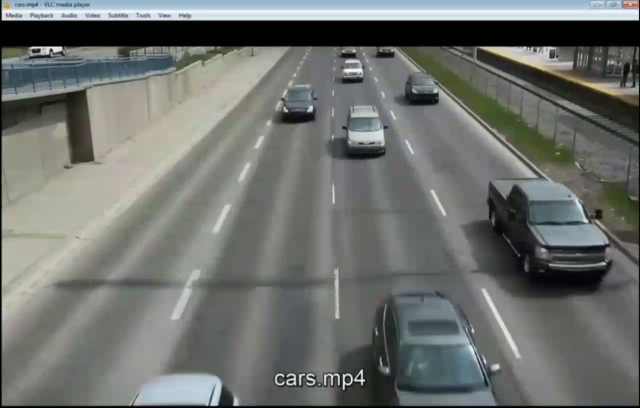
#> input picture frame 7 of videos/vehicles2s.mp4, 1280 x 816 px, given in place of crop1.mp4, which was not available (shown at 1/2 size)
$ python imgProcess.py
#> lines starting #> are read from the running program, lines starting #| are printed output that depends on the picture; after the words box and inside, x2 and y2 are one past the last pixel; in counts of white or black regions, pixels touching at a corner belong together; pictures that were not available may be replaced by others from this repository, and a replacement may not be noted
import cv2
import numpy as np
from datetime import datetime
import csv
import pandas as pd
import time
import random

def generateDay():
    day=['Sunday','Monday','Tuesday']
    random_day = random.choice(day)
    return random_day

def csvToExcel(file1):
    df_new = pd.read_csv(file1)
    GFG = pd.ExcelWriter('vehiclesCount.xlsx')
    df_new.to_excel(GFG, index = False)
    GFG.save()
    print(" csv to excel converted")

def intensity(n):
    if n<2:
        return 1
    elif n<=4:
        return 2
    else:
        return 3


def feedDataset(data):
    header = ['Date', 'Time','Day', 'Count','Intensity']
    with open('vehiclesCount.csv', 'w', encoding='UTF8', newline='') as f:
        #writer = csv.writer(f)
        #writer.writerow(header)
        #writer.writerows(data)
        print("updated")


min_contour_width=40  #40
min_contour_height=40  #40
offset=3      #10
line_height=250#550
matches =[]
cnt=0
def get_centroid(x, y, w, h):
    x1 = int(w / 2)
    y1 = int(h / 2)

    cx = x + x1
    cy = y + y1
    return cx,cy

#cap = cv2.VideoCapture(0)
#cap = cv2.VideoCapture('vehicles1.mp4')
cap = cv2.VideoCapture('videos/crop1.mp4')


#cap.set(3,1920)
#cap.set(4,1080)

if cap.isOpened():
    ret,frame1 = cap.read()
#> frame1 is the input picture: shape (816, 1280, 3); mean B, G, R 109.6, 112.8, 109.7
else:
    ret = False
ret,frame1 = cap.read()
ret,frame2 = cap.read()
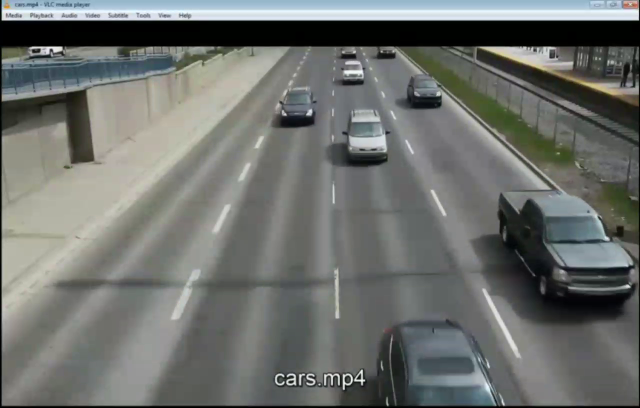
#> input picture frame 9 of videos/vehicles2s.mp4, 1280 x 816 px, given in place of crop1.mp4, which was not available (shown at 1/2 size)
#> frame2 is the input picture: shape (816, 1280, 3); mean B, G, R 108.5, 111.9, 108.9
tempList=[]
totalList=[]
atZero = datetime.now()
cd = atZero.strftime("%m/%d/%Y")
ct = atZero.strftime("%H:%M:%S")
rd=generateDay()
tempList.append(cd)
tempList.append(ct)
tempList.append(rd)
tempList.append(cnt)
i=intensity(cnt)
tempList.append(i)
totalList.append(tempList)
cars=0
cc=0
#cv2.imwrite(r"C:\Users\Shamanth kumar HP\Desktop\WebD\testing\videos\\" , frame1)
while ret:

    #time.sleep(0.1)
    d = cv2.absdiff(frame1,frame2)
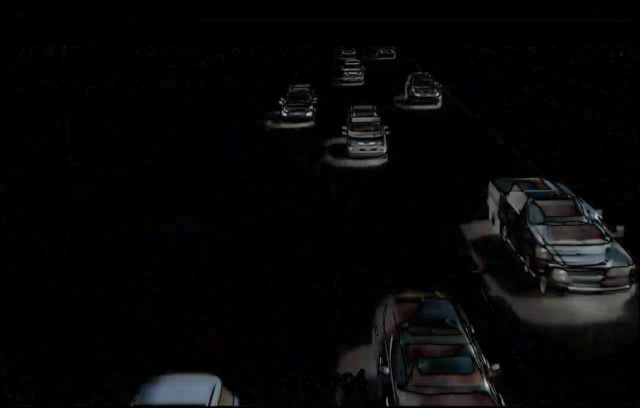
#> d: shape (816, 1280, 3) (shown at 1/2 size); mean B, G, R 7.3, 7.1, 7
    grey = cv2.cvtColor(d,cv2.COLOR_BGR2GRAY)
    #cv2.imshow('ori',grey)
    #blur = cv2.GaussianBlur(grey,(5,5),0)
    blur = cv2.GaussianBlur(grey,(5,5),0)
    #ret , th = cv2.threshold(blur,20,255,cv2.THRESH_BINARY)
    ret , th = cv2.threshold(blur,20,255,cv2.THRESH_BINARY)
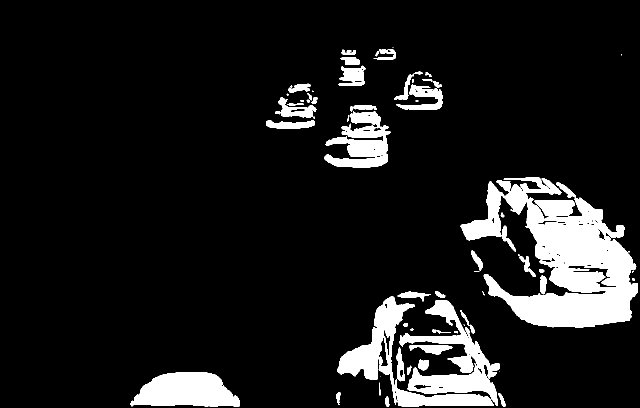
#> th: shape (816, 1280) (shown at 1/2 size); 10.7% white; 69 white regions (15 under 20 px), largest, box (x1, y1, x2, y2) and area: (921, 354, 1276, 656) 49030, (674, 592, 988, 813) 13842, (799, 600, 1000, 812) 13013
    dilated = cv2.dilate(th,np.ones((3,3)))
#> dilated: shape (816, 1280); 12.2% white; 41 white regions (4 under 20 px), largest, box (x1, y1, x2, y2) and area: (920, 353, 1277, 657) 56953, (673, 591, 1001, 814) 31983, (259, 744, 480, 815) 11736
    kernel = cv2.getStructuringElement(cv2.MORPH_ELLIPSE, (2, 2))

        # Fill any small holes
    closing = cv2.morphologyEx(dilated, cv2.MORPH_CLOSE, kernel)
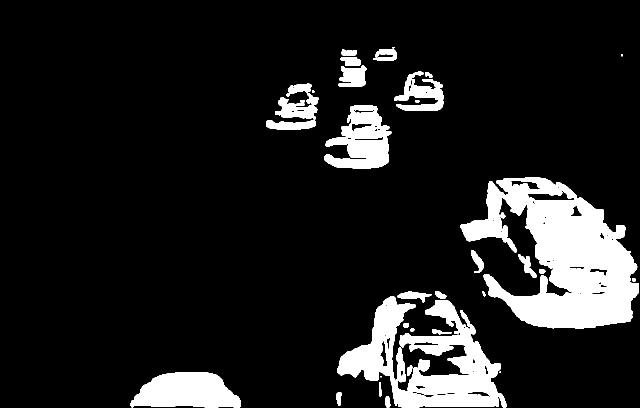
#> closing: shape (816, 1280) (shown at 1/2 size); 12.3% white; 33 white regions (4 under 20 px)
    contours,h = cv2.findContours(closing,cv2.RETR_TREE,cv2.CHAIN_APPROX_SIMPLE)
#> contours = 86 contours, 29 with area under 20; largest, box (x1, y1, x2, y2) and area: (921, 354, 1278, 658) 58603, (674, 592, 1014, 815) 34298, (260, 745, 481, 816) 11522, (649, 210, 783, 338) 10424, (789, 143, 887, 222) 3575; h = 86 rows, first 6: [1, -1, -1, -1], [2, 0, -1, -1], [3, 1, -1, -1], [4, 2, -1, -1], [5, 3, -1, -1], [6, 4, -1, -1]
    for(i,c) in enumerate(contours):
        (x,y,w,h) = cv2.boundingRect(c)
        contour_valid = (w >= min_contour_width) and (h >= min_contour_height)
        #cv2.imshow('ori',frame1)
        if not contour_valid:
            continue
        cv2.rectangle(frame1,(x-10,y-10),(x+w+10,y+h+10),(255,0,0),2)

        cv2.line(frame1, (0, line_height), (500, line_height), (0,255,0), 2)
        centroid = get_centroid(x, y, w, h)
        matches.append(centroid)
        cv2.circle(frame1,centroid, 5, (0,255,0), -1)
        cx,cy= get_centroid(x, y, w, h)


        for (x,y) in matches:

            if y<(line_height+offset) and y>(line_height-offset) :
                # [5 lines of commented-out code are left out]

                matches.remove((x,y))

                n = datetime.now()
                cdd = n.strftime("%m/%d/%Y")
                ctt = n.strftime("%H:%M:%S")
                rd=generateDay()
                cnt=cnt+1

                if totalList[-1][1]==ctt:
                    cars=cars+1
                    continue
                temp=[]
                temp.append(cdd)
                temp.append(ctt)
                temp.append(rd)
                temp.append(cars)
                i=intensity(cars)
                temp.append(i)
                #print(cars)
                cc=cc+cars
                cars=1
                #time.sleep(0.5)
                #print(temp)
                totalList.append(temp)
#> this loop made 86 passes
#> (w, h, contour_valid) on passes 1, 2, 3, 4, 6, 7, 8, 9, 10, 12, 13, 14: (10, 23, False), (10, 28, False), (5, 28, False), (3, 3, False), (3, 3, False), (11, 21, False), (39, 11, False), (9, 7, False), (11, 10, False), (4, 4, False), (157, 13, False), (4, 4, False)
#> (w, h, contour_valid, cx) on passes 5, 11, 34: (221, 71, True, 370), (340, 223, True, 844), (357, 304, True, 1099)
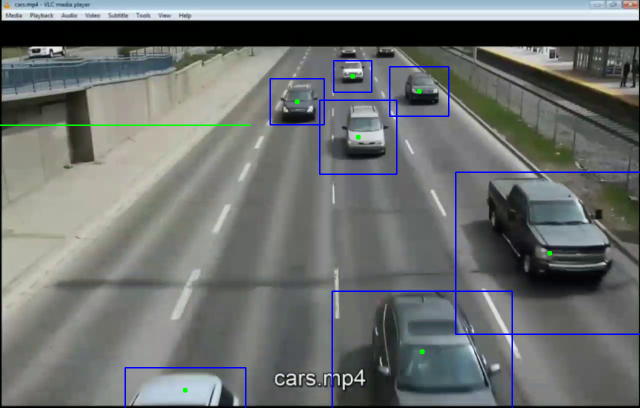
#> frame1: shape (816, 1280, 3) (shown at 1/2 size); mean B, G, R 110.9, 111.7, 108
#> after the loop, cc = 0; cnt = 0; matches = [(370, 780), (844, 703), (1099, 506), (716, 274), (594, 203), (838, 182), (705, 152)]; totalList = [['11/20/2026', '17:22:05', 'Monday', 0, 1]]


    cv2.putText(frame1, "Total Cars Detected: " + str(cnt), (10, 90), cv2.FONT_HERSHEY_SIMPLEX, 1,(0, 170, 0), 2)
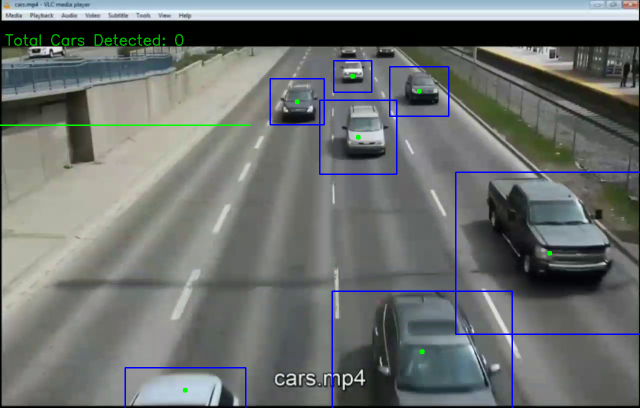
#> frame1: shape (816, 1280, 3) (shown at 1/2 size); 0.22% of pixels changed, all inside (x1, y1, x2, y2) = (10, 68, 367, 92)
    #cv2.drawContours(frame1,contours,-1,(0,0,255),2)

    cv2.imshow("Original" , frame1)
    #cv2.imshow("Difference" , th)
    if cv2.waitKey(1) == 13:
#> (key Esc is pressed here)
        break
    frame1 = frame2
    ret , frame2 = cap.read()
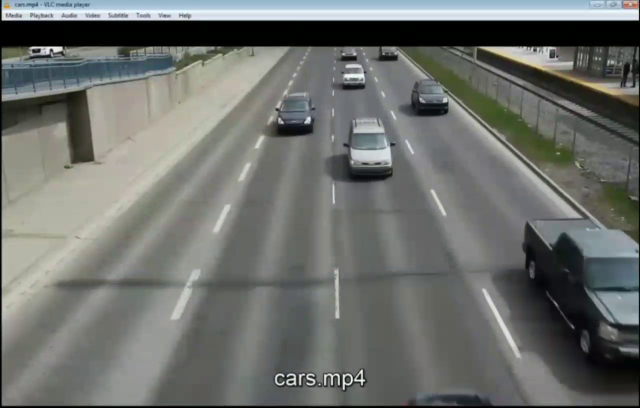
#> input picture frame 10 of videos/vehicles2s.mp4, 1280 x 816 px, given in place of crop1.mp4, which was not available (shown at 1/2 size)
#> frame2 is the input picture: shape (816, 1280, 3); mean B, G, R 108.1, 111.6, 109
    #time.sleep(1)
print("total",cnt)
#| total 0

#veh count in last second
temp=[]
nlast = datetime.now()
dlast = nlast.strftime("%m/%d/%Y")
tlast = nlast.strftime("%H:%M:%S")
rd=generateDay()
temp.append(dlast)
temp.append(tlast)
temp.append(rd)
temp.append(cnt-cc)
i=intensity(cnt-cc)
#> i = 1
temp.append(i)
totalList.append(temp)

print(totalList)
#| [['11/20/2026', '17:22:05', 'Monday', 0, 1], ['11/20/2026', '17:22:06', 'Monday', 0, 1]]
#csv
feedDataset(totalList)

csvToExcel('vehiclesCount.csv')
#> (the run stopped early here; a loop or call above may not have finished)

$ run again, starting later in the video
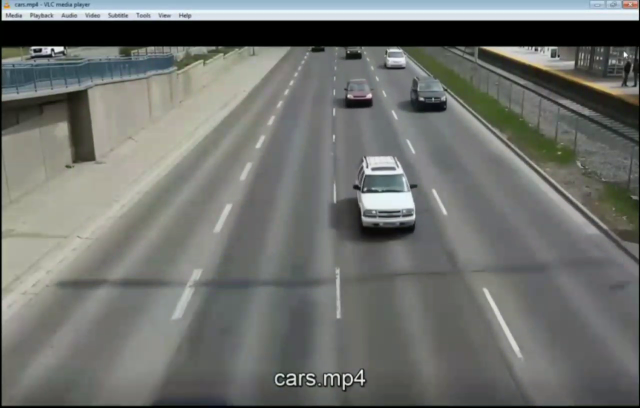
#> input picture frame 35 of videos/vehicles2s.mp4, 1280 x 816 px, given in place of crop1.mp4, which was not available (shown at 1/2 size)
#> frame1 is the input picture: shape (816, 1280, 3); mean B, G, R 109.5, 113.2, 110.8
#> `ret , th = cv2.threshold(blur,20,255,cv2.THRESH_BINARY)`:
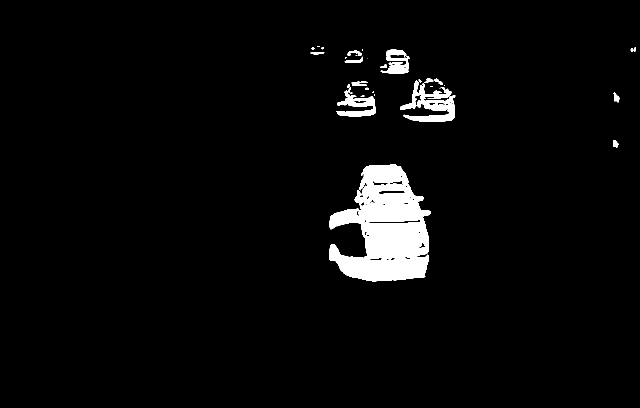
#> th: shape (816, 1280) (shown at 1/2 size); 3.7% white; 34 white regions (12 under 20 px), largest, box (x1, y1, x2, y2) and area: (659, 329, 861, 563) 29666, (800, 161, 911, 244) 3930, (672, 181, 752, 233) 1894
#> dilated: shape (816, 1280); 4.2% white; 19 white regions (2 under 20 px), largest, box (x1, y1, x2, y2) and area: (658, 328, 862, 564) 32054, (799, 156, 912, 245) 5474, (671, 167, 753, 234) 2604
#> closing: shape (816, 1280); 4.2% white; 16 white regions (2 under 20 px)
#> `contours,h = cv2.findContours(closing,cv2.RETR_TREE,cv2.CHAIN_APPROX_S..`: contours = 45 contours, 20 with area under 20; largest, box (x1, y1, x2, y2) and area: (659, 329, 863, 565) 32048, (800, 157, 913, 246) 6007, (672, 163, 754, 235) 2776, (760, 99, 822, 149) 2193, (849, 163, 889, 190) 666; h = 45 rows, first 6: [18, -1, 1, -1], [2, -1, -1, 0], [3, 1, -1, 0], [4, 2, -1, 0], [5, 3, -1, 0], [6, 4, -1, 0]
#> the loop `for(i,c) in enumerate(contours):` made 45 passes
#> (w, h, contour_valid) on passes 2 to 9: (6, 5, False), (4, 4, False), (13, 6, False), (5, 9, False), (4, 4, False), (23, 4, False), (8, 4, False), (5, 4, False)
#> after the loop `for(i,c) in enumerate(contours):`: cc = 0; matches = [(761, 447), (713, 199), (856, 201), (791, 124)]; totalList = [['11/20/2026', '17:22:07', 'Monday', 0, 1]]
#> `cv2.putText(frame1, "Total Cars Detected: " + str(cnt), (10, 90), cv2...`:
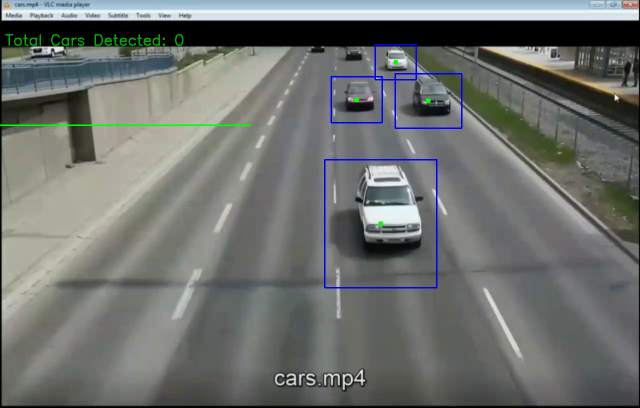
#> frame1: shape (816, 1280, 3) (shown at 1/2 size); mean B, G, R 110.2, 113.1, 109.8
#| total 0
#> i = 1
#| [['11/20/2026', '17:22:07', 'Monday', 0, 1], ['11/20/2026', '17:22:08', 'Monday', 0, 1]]

$ run again, starting later in the video
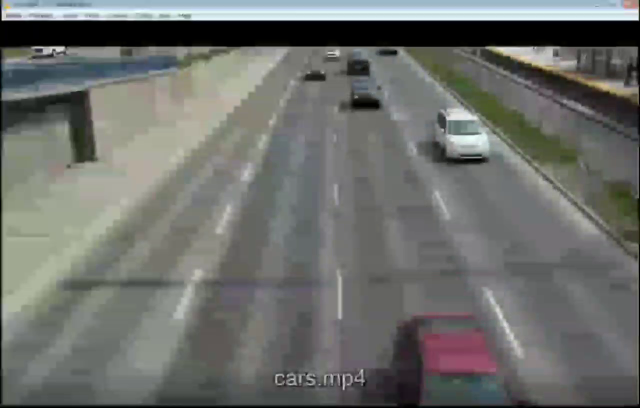
#> input picture frame 63 of videos/vehicles2s.mp4, 1280 x 816 px, given in place of crop1.mp4, which was not available (shown at 1/2 size)
#> frame1 is the input picture: shape (816, 1280, 3); mean B, G, R 107.1, 110.7, 108.7
#> th: shape (816, 1280); 2.9% white; 55 white regions (26 under 20 px), largest, box (x1, y1, x2, y2) and area: (854, 225, 1017, 371) 12450, (797, 705, 1012, 813) 11964, (692, 193, 764, 219) 1035
#> dilated: shape (816, 1280); 3.4% white; 46 white regions (7 under 20 px), largest, box (x1, y1, x2, y2) and area: (848, 224, 1018, 372) 15329, (796, 704, 1013, 814) 12850, (683, 192, 765, 220) 1320
#> closing: shape (816, 1280); 3.4% white; 38 white regions (7 under 20 px)
#> `contours,h = cv2.findContours(closing,cv2.RETR_TREE,cv2.CHAIN_APPROX_S..`: contours = 50 contours, 17 with area under 20; largest, box (x1, y1, x2, y2) and area: (849, 225, 1019, 373) 15848, (797, 705, 1014, 815) 12552, (679, 186, 768, 242) 2424, (646, 104, 683, 130) 666, (681, 144, 750, 170) 567; h = 50 rows, first 6: [1, -1, -1, -1], [2, 0, -1, -1], [3, 1, -1, -1], [4, 2, -1, -1], [5, 3, -1, -1], [6, 4, -1, -1]
#> the loop `for(i,c) in enumerate(contours):` made 50 passes
#> (w, h, contour_valid) on passes 1, 2, 3, 5, 6, 7, 8, 9: (4, 4, False), (8, 15, False), (9, 4, False), (7, 6, False), (5, 5, False), (7, 10, False), (5, 6, False), (7, 9, False)
#> after the loop `for(i,c) in enumerate(contours):`:
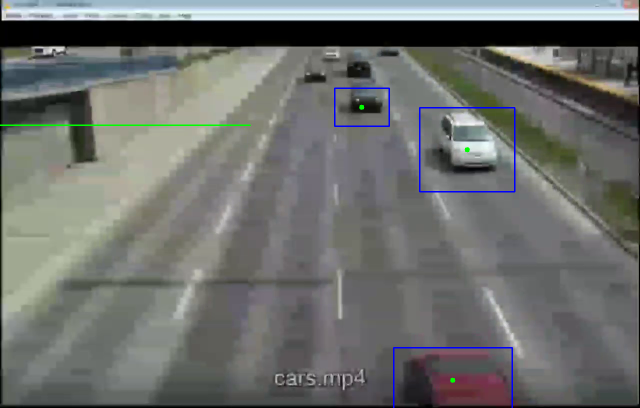
#> frame1: shape (816, 1280, 3) (shown at 1/2 size); mean B, G, R 108.1, 110.8, 108.6
#> after the loop `for(i,c) in enumerate(contours):`: cc = 0; matches = [(905, 760), (934, 299), (723, 214)]; totalList = [['11/20/2026', '17:22:09', 'Monday', 0, 1]]
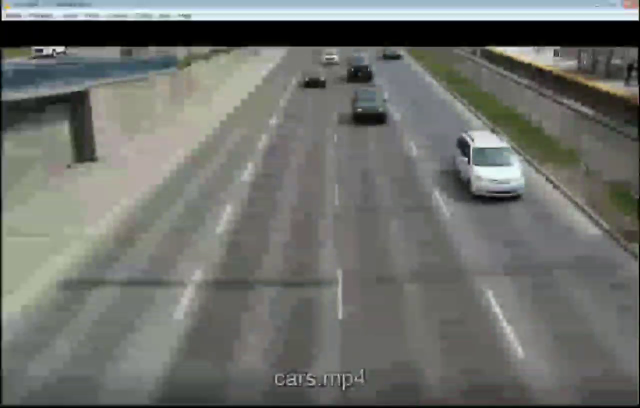
#> input picture frame 66 of videos/vehicles2s.mp4, 1280 x 816 px, given in place of crop1.mp4, which was not available (shown at 1/2 size)
#> frame2 is the input picture: shape (816, 1280, 3); mean B, G, R 107.5, 112, 109.7
#| total 0
#> i = 1
#| [['11/20/2026', '17:22:09', 'Monday', 0, 1], ['11/20/2026', '17:22:09', 'Monday', 0, 1]]
